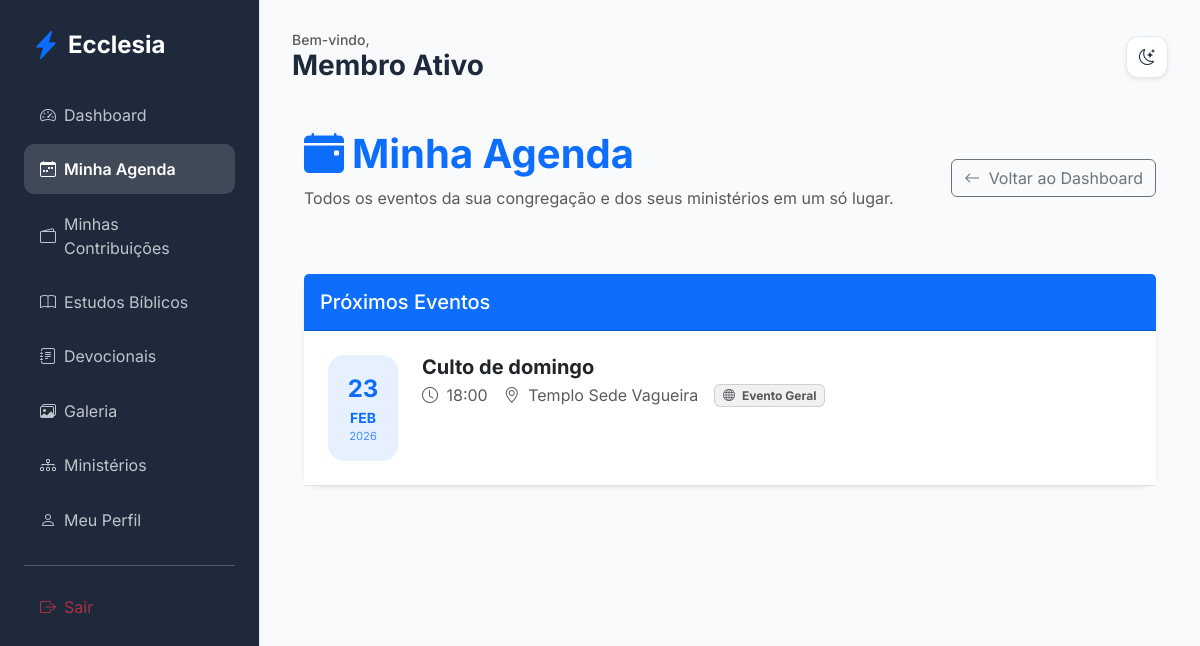
The app's page /members/agenda (signed in), older data.
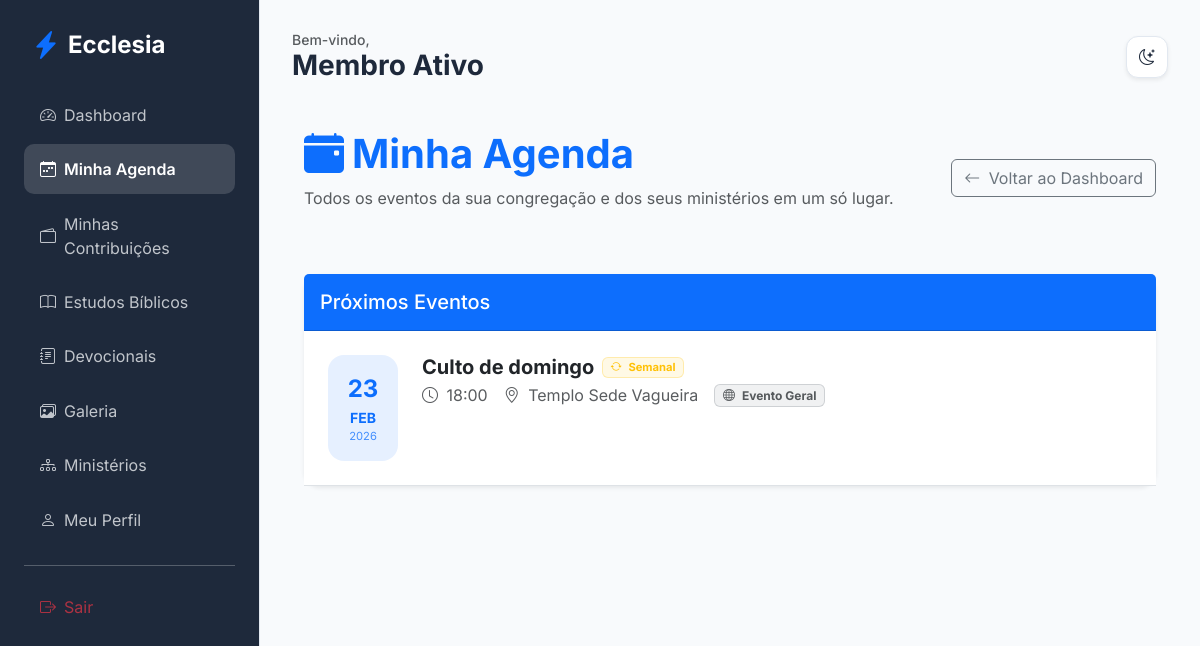
The same page, newer data.
### app/core/models.py (models this page shows)
class Event(db.Model):
    id = db.Column(db.Integer, primary_key=True)
    title = db.Column(db.String(100), nullable=False)
    description = db.Column(db.Text)
    start_time = db.Column(db.DateTime, nullable=False)
    location = db.Column(db.String(200))
    ministry_id = db.Column(db.Integer, db.ForeignKey('ministry.id'), nullable=True)
    church_id = db.Column(db.Integer, db.ForeignKey('church.id'))
    recurrence = db.Column(db.String(20), default='none')

### app/modules/members/routes.py (the view)
@members_bp.route('/agenda')
@login_required
def agenda():
    ministry_ids = [m.id for m in current_user.ministries]
    events = Event.query.filter(
        (Event.church_id == current_user.church_id) &
        ((Event.ministry_id == None) | (Event.ministry_id.in_(ministry_ids))) &
        (Event.start_time >= datetime.now() - timedelta(hours=24))
    ).order_by(Event.start_time.asc()).all()
    return render_template('members/agenda.html', events=events)

### app/templates/members/agenda.html (shortened to what the changed rows need)
{% extends "base.html" %}
{% block content %}
<div class="container py-4">
    <div class="d-flex justify-content-between align-items-center mb-5">
        <div>
            <h1 class="fw-bold text-primary"><i class="bi bi-calendar-event-fill me-2"></i>Minha Agenda</h1>
        </div>
    </div>
    <div class="card border-0 shadow-sm">
        <div class="card-body p-0">
            <div class="list-group list-group-flush">
                {% for event in events %}
                <div class="list-group-item px-4 py-4 border-bottom">
                    <div class="d-flex justify-content-between align-items-start">
                        <div class="d-flex align-items-start flex-grow-1">
                            <div class="bg-primary bg-opacity-10 text-primary p-3 rounded-4 me-4 text-center" style="min-width: 70px;">
                                <div class="fw-bold fs-4">{{ event.start_time.strftime('%d') }}</div>
                                <div class="text-uppercase small fw-bold">{{ event.start_time.strftime('%b') }}</div>
                                <div class="extra-small opacity-75">{{ event.start_time.strftime('%Y') }}</div>
                            </div>
                            <div class="flex-grow-1">
                                <div class="d-flex align-items-center gap-2 mb-1">
                                    <h5 class="fw-bold mb-0">{{ event.title }}</h5>
                                    {% if event.recurrence != 'none' %}
                                    <span class="badge bg-warning bg-opacity-10 text-warning border border-warning border-opacity-25 extra-small">
                                        <i class="bi bi-arrow-repeat me-1"></i>
                                        {{ 'Semanal' if event.recurrence == 'weekly' else 'Mensal' }}
                                    </span>
                                    {% endif %}
                                </div>
                                <div class="d-flex flex-wrap gap-3 align-items-center text-muted">
                                    <span><i class="bi bi-clock me-1"></i> {{ event.start_time.strftime('%H:%M') }}</span>
                                    <span><i class="bi bi-geo-alt me-1"></i> {{ event.location or 'Local não definido' }}</span>
                                    {% if event.ministry %}
                                    <span class="badge bg-info bg-opacity-10 text-info border border-info border-opacity-25">
                                        <i class="bi bi-tag me-1"></i> {{ event.ministry.name }}
                                    </span>
                                    {% else %}
                                    <span class="badge bg-secondary bg-opacity-10 text-muted border border-secondary border-opacity-25">
                                        <i class="bi bi-globe me-1"></i> Evento Geral
                                    </span>
                                    {% endif %}
                                </div>
                            </div>
                        </div>
                        {% set is_admin = current_user.church_role and current_user.church_role.name in ['Administrador Global', 'Pastor Líder'] %}
                        {% set is_leader = event.ministry and event.ministry.leader_id == current_user.id %}
                    </div>
                </div>
                {% else %}
                <div class="text-center py-5 text-muted">
                    <i class="bi bi-calendar-x fs-1 d-block mb-3 opacity-25"></i>
                    <p class="fs-5">Nenhum evento agendado para os próximos dias.</p>
                    <a href="{{ url_for('members.dashboard') }}" class="btn btn-primary mt-2">Voltar ao Dashboard</a>
                </div>
                {% endfor %}
            </div>
        </div>
    </div>
</div>
{% endblock %}

Row changes from the older to the newer data that the page shows:
changed Event "Culto de domingo": recurrence (not shown) → "Semanal"
